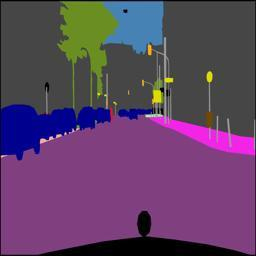
#> input picture data/dataset/train/labelIds/0004.jpg, 256 x 256 px, found by its file name; its folder holds 4 pictures in this run
$ python flip.py
#> lines starting #> are read from the running program, lines starting #| are printed output that depends on the picture
import os
from PIL import Image

# input_folder = "./data/train/leftImg"
# output_folder = "./data/train/augmentation/leftImg"

input_folder = "./data/train/labelIds"
output_folder = "./data/train/augmentation/labelIds"

# 저장할 폴더가 없다면 생성
if not os.path.exists(output_folder):
    os.makedirs(output_folder)

# 원본 이미지 폴더 내의 모든 이미지 파일에 대해 뒤집은 후 저장
for filename in os.listdir(input_folder):
    image_path = os.path.join(input_folder, filename)
    output_path = os.path.join(output_folder, filename)

    # 이미지 불러오기
    image = Image.open(image_path)
#> image is the input picture: PIL image 256x256 RGB; mean R, G, B 94.2, 66.1, 100.5

    # 이미지 뒤집기
    flipped_image = image.transpose(Image.FLIP_LEFT_RIGHT)
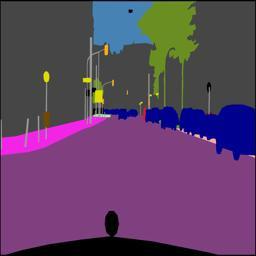
#> flipped_image: PIL image 256x256 RGB; mean R, G, B 94.2, 66.1, 100.5

    # 뒤집힌 이미지 저장
    flipped_image.save(output_path)

    print(f"Saved flipped image: {output_path}")
#> pass 2 of the loop `for filename in os.listdir(input_folder):`:
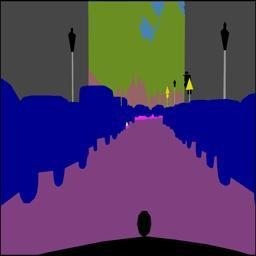
#> input picture data/dataset/train/labelIds/0015.jpg, 256 x 256 px, found by its file name
#> image is the input picture: PIL image 256x256 RGB; mean R, G, B 74.8, 57.3, 99.5
#> `flipped_image = image.transpose(Image.FLIP_LEFT_RIGHT)`:
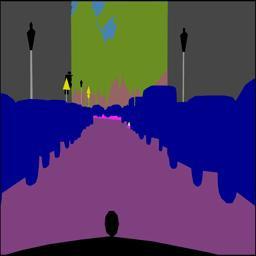
#> flipped_image: PIL image 256x256 RGB; mean R, G, B 74.8, 57.3, 99.5
#> pass 3 of the loop `for filename in os.listdir(input_folder):`:
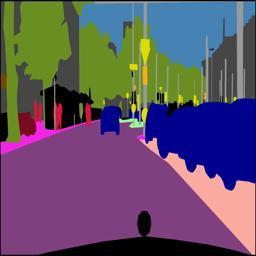
#> input picture data/dataset/train/labelIds/0043.jpg, 256 x 256 px, found by its file name
#> image is the input picture: PIL image 256x256 RGB; mean R, G, B 97.6, 81, 103.9
#> `flipped_image = image.transpose(Image.FLIP_LEFT_RIGHT)`:
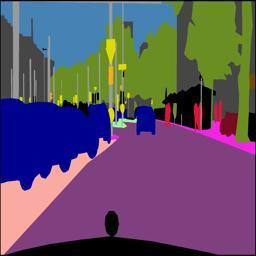
#> flipped_image: PIL image 256x256 RGB; mean R, G, B 97.6, 81, 103.9
#> the loop made 4 passes; the first 3 are shown
